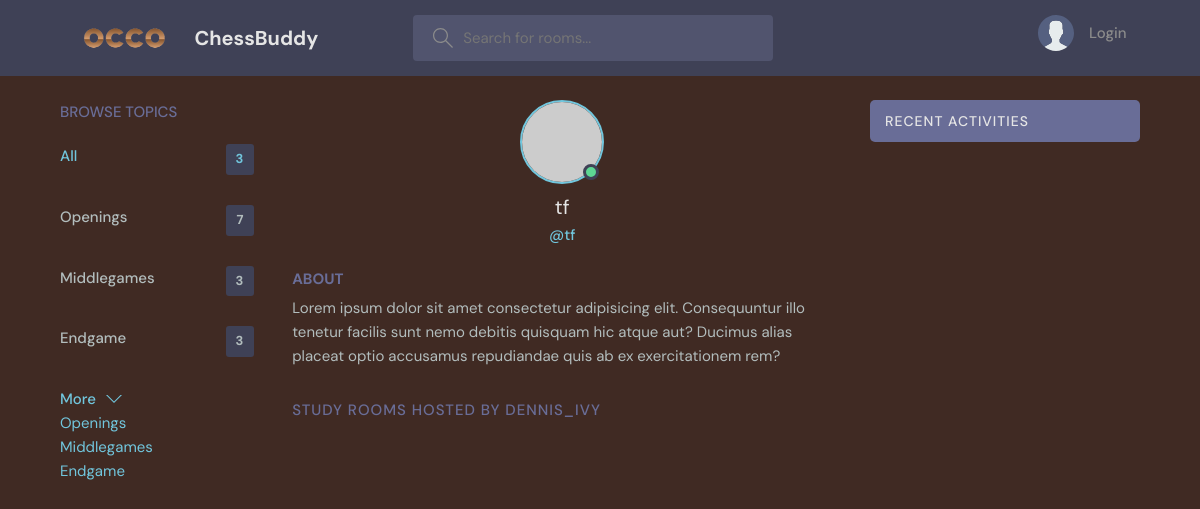
Before: /profile/4/ with the older database file.
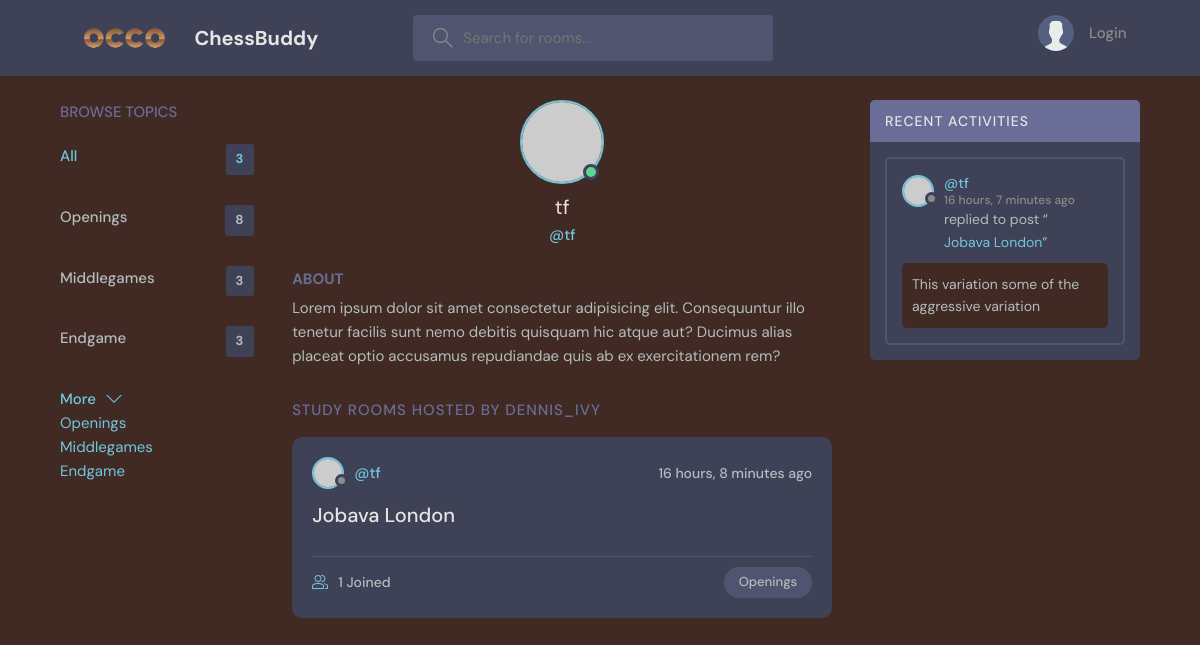
After: the same page with the newer database file.
### base/models.py (models this page shows, shortened)
class Topic(models.Model):
    name=models.CharField(max_length=200)

class Room(models.Model):
    host=models.ForeignKey(User,on_delete=models.SET_NULL,null=True)
    topic=models.ForeignKey(Topic,on_delete=models.SET_NULL,null=True)
    name=models.CharField(max_length=200)
    description=models.TextField(null=True,blank=True)
    participants=models.ManyToManyField(User,related_name='participants',blank=True)
    updated=models.DateTimeField(auto_now=True)
    created=models.DateTimeField(auto_now_add=True)
    class Meta:
        ordering=['-updated','-created']
    def __str__(self):
        return self.name

class Message(models.Model):
    user=models.ForeignKey(User,on_delete=models.CASCADE)
    room=models.ForeignKey(Room,on_delete=models.CASCADE)
    body=models.TextField()
    updated=models.DateTimeField(auto_now=True)
    created=models.DateTimeField(auto_now_add=True)
    class Meta:
        ordering=['-updated','-created']

### base/views.py (the view)
# urls.py: path('profile/<str:pk>/', views.userProfile, name='user-profile'),
def userProfile(request,pk):
    user=User.objects.get(id=pk)
    rooms=user.room_set.all()
    room_messages=user.message_set.all()
    topics=Topic.objects.all()
    context={'user':user,'rooms':rooms,'room_messages':room_messages,'topics':topics}
    return render(request, 'base/profile.html',context)

### base/templates/base/profile.html (shortened to what this page needs)
{% extends 'main.html' %}
{% block content %}
  <main class="profile-page layout layout--3">
    <div class="container">
       <div>
      {% include 'base/topics_component.html' %}
    </div>
      <div class="roomList">
        <div class="profile">
          <div class="profile__avatar">
            <div class="avatar avatar--large active">
              <img src="https://randomuser.me/api/portraits/men/11.jpg" />
            </div>
          </div>
          <div class="profile__info">
            <h3>{{user.username}}</h3>
            <p>@{{user.username}}</p>
          </div>
          <div class="profile__about">
            <h3>About</h3>
            <p>
              Lorem ipsum dolor sit amet consectetur adipisicing elit. Consequuntur illo tenetur
              facilis sunt nemo debitis quisquam hic atque aut? Ducimus alias placeat optio
              accusamus repudiandae quis ab ex exercitationem rem?
            </p>
          </div>
        </div>
        <div class="roomList__header">
          <div>
            <h2>Study Rooms Hosted by dennis_ivy</a>
            </h2>
          </div>
        </div>
       {% include 'base/feed_component.html' %}
      </div>
       <div>
      {% include 'base/activity_component.html' %}
    </div>
    </div>
  </main>
{% endblock %}

### templates/main.html (shortened to what this page needs)
<!DOCTYPE html>
{% load static %}
<html lang="en">
  <head>
    <link rel="stylesheet" href="{% static 'styles/style.css' %}" />
  </head>
  <body>
    {% include 'navbar.html' %}
    {% block content %}
    {% endblock %}
  </body>
</html>

### templates/navbar.html (shortened to what this page needs)
{% load static %}
<header class="header header--loggedIn">
    <div class="container">
      <a href="{% url 'home' %}" class="header__logo">
        <img src="{% static 'images/logo.png' %}" style="width: auto; max-height: 5rem; object-fit: contain;"/>
        <h1>ChessBuddy</h1>
      </a>
      <form method="GET" action="{% url 'home' %}" class="header__search">
        <label>
          <input placeholder="Search for rooms..." name="q" />
        </label>
      </form>
      <nav class="header__menu">
        {% if request.user.is_authenticated %}
        <div class="header__user">
          <a href="{% url 'update-user' %}">
            <div class="avatar avatar--medium active">
              <img src="https://randomuser.me/api/portraits/men/37.jpg" />
            </div>
            <p>{{request.user.username}} <span>@{{request.user.username}}</span></p>
          </a>
          <button class="dropdown-button">
            <svg version="1.1" xmlns="http://www.w3.org/2000/svg" width="32" height="32" viewBox="0 0 32 32">
              <title>chevron-down</title>
              <path d="M16 21l-13-13h-3l16 16 16-16h-3l-13 13z"></path>
            </svg>
          </button>
        </div>
        {% else %}
         <a href="{% url 'login' %}">
          <img src="{% static 'images/avatar.svg' %}" />
          <p>Login</p>
        </a>
        {% endif %}
      </nav>
    </div>
  </header>

### base/templates/base/topics_component.html
<div class="topics">
    <div class="topics__header">
      <h2>Browse Topics</h2>
    </div>
    <ul class="topics__list">
      <li>
        <a href="{% url 'home' %}" class="active">All <span>{{topics.count}}</span></a>
      </li>
      {% for topic in topics %}
      <li>
        <a href="{% url 'home' %}?q={{topic.name}}">{{topic.name}} <span>{{topic.room_set.all.count}}</span></a>
      </li>
      {% endfor %}
    </ul>
    <a class="btn btn--link" href="{% url 'topics' %}">
      More
      <svg version="1.1" xmlns="http://www.w3.org/2000/svg" width="32" height="32" viewBox="0 0 32 32">
        <title>chevron-down</title>
        <path d="M16 21l-13-13h-3l16 16 16-16h-3l-13 13z"></path>
      </svg>
    </a>
  </div>
{% for topic in topics %}
<div>
    <a href="{% url 'home' %}?q={{topic.name}}">{{topic.name}}</a>
</div>
{% endfor %}

### base/templates/base/feed_component.html (shortened to what this page needs)
{% for room in rooms %}
<div class="roomListRoom">
  <div class="roomListRoom__header">
    <a href="{% url 'user-profile' room.host.id %}" class="roomListRoom__author">
      <div class="avatar avatar--small">
        <img src="https://randomuser.me/api/portraits/women/11.jpg" />
      </div>
      <span>@{{room.host.username}}</span>
    </a>
    <div class="roomListRoom__actions">
      <span>  {{room.created|timesince}} ago</span>
    </div>
  </div>
  <div class="roomListRoom__content">
    <a href="{% url 'room' room.id %}">{{room.name}}</a>
  </div>
  <div class="roomListRoom__meta">
    <a href="{% url 'room' room.id %}" class="roomListRoom__joined">
      {{room.participants.all.count}} Joined
    </a>
    <p class="roomListRoom__topic"> {{room.topic.name}} </p>
  </div>
</div>
{% endfor %}

### base/templates/base/activity_component.html (shortened to what this page needs)
<div class="activities">
    <div class="activities__header">
      <h2>Recent Activities</h2>
    </div>
    {% for message in room_messages %}
    <div class="activities__box">
      <div class="activities__boxHeader roomListRoom__header">
        <a href="{% url 'user-profile' message.user.id %}" class="roomListRoom__author">
          <div class="avatar avatar--small">
            <img src="https://randomuser.me/api/portraits/women/11.jpg" />
          </div>
          <p>
            @{{message.user.username}}
            <span>{{message.created|timesince}} ago</span>
          </p>
        </a>
      </div>
      <div class="activities__boxContent">
        <p>replied to post “<a href="{% url 'room' message.room.id %}">{{message.room}}</a>”</p>
        <div class="activities__boxRoomContent">
          {{message.body}}
        </div>
      </div>
    </div>
    {% endfor %}
  </div>

Changed rows visible on the page:
computed for Topic "Openings": room_set.all.count "7" → "8"
added Room: host.username "tf", created "16 hours, 8 minutes", name "Jobava London", participants.all.count "1", topic.name "Openings"
added Message: user.username "tf", created "16 hours, 7 minutes", room "Jobava London", body "This variation some of the aggressive variation"
